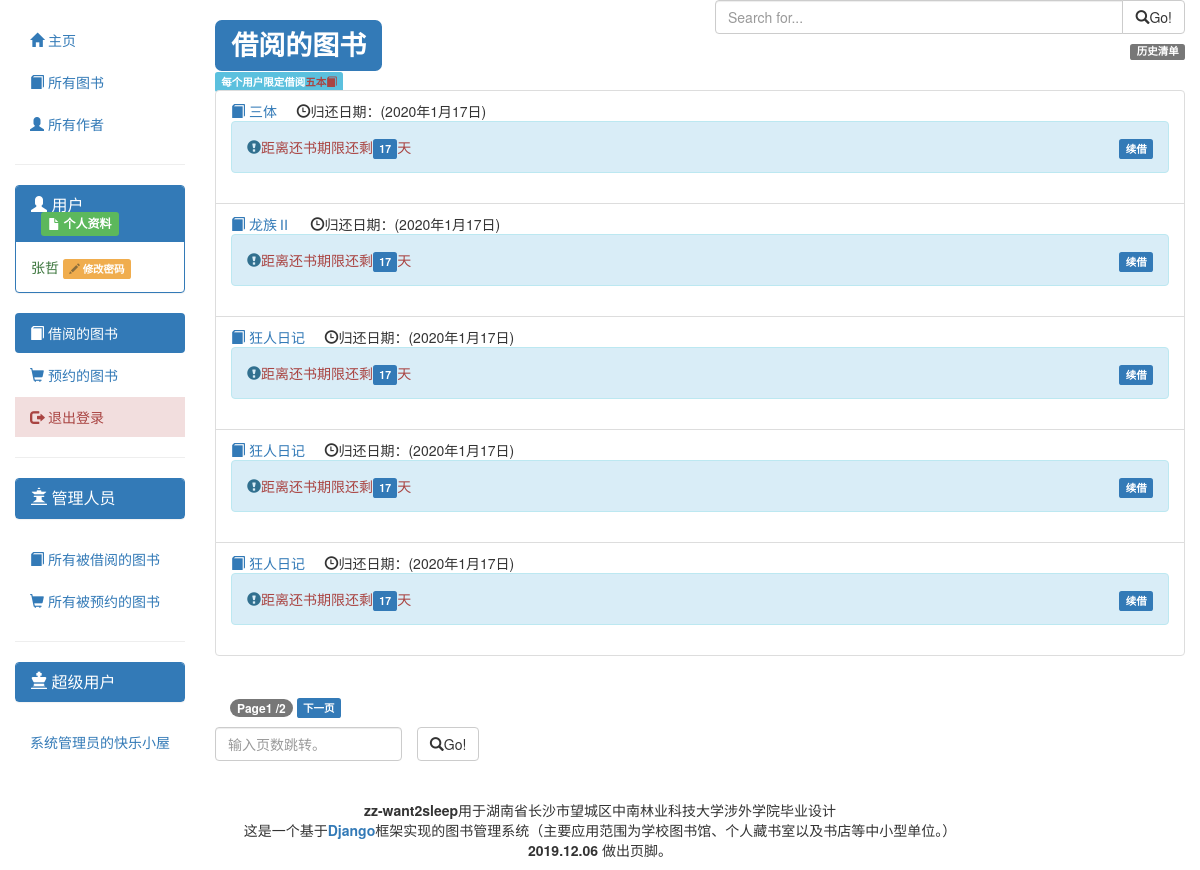
/catalog/mybooks/ (signed in), run on the app's committed database.
### catalog/models.py (models this page shows, shortened)
class BookInstance(models.Model):
    id = models.UUIDField(primary_key=True, default=uuid.uuid4,
                          help_text="Unique ID for this particular book across whole library")
    book = models.ForeignKey('Book', on_delete=models.SET_NULL, null=True)
    imprint = models.CharField(max_length=200)
    due_back = models.DateField(null=True, blank=True)
    appointment_time = models.DateField(null=True, blank=True)
    appointment = models.ForeignKey(
        User, on_delete=models.SET_NULL, null=True, blank=True, related_name='appointment')
    borrower = models.ForeignKey(
        User, on_delete=models.SET_NULL, null=True, blank=True, related_name='borrower')
    LOAN_STATUS = (
        ('m', 'Maintenance'),
        ('o', 'On loan'),
        ('a', 'Available'),
        ('r', 'Reserved'),
    )
    status = models.CharField(max_length=1, choices=LOAN_STATUS,
                              blank=True, default='m', help_text='当前图书副本状态')
    class Meta:
        ordering = ["status"]
        permissions = (("can_mark_returned", "Set book as returned"),)
    @property
    def is_overdue(self):
        if self.due_back and datetime.date.today() > self.due_back:
            return True
        return False
    @property
    def calculate_due_back(self):
        return datetime.date.today().__rsub__(self.due_back).days

class Book(models.Model):
    title = models.CharField(max_length=200)
    author = models.ForeignKey('Author', on_delete=models.SET_NULL, null=True)
    summary = models.TextField(
        max_length=1000, help_text="Enter a brief description of the book")
    isbn = models.CharField(
        'ISBN', max_length=13, help_text='13 Character <a href="https://www.isbn-international.org/content/what-isbn">ISBN number</a>')
    genre = models.ManyToManyField(
        Genre, help_text="elect a genre for this book 按住 ”Control“，或者Mac上的 “Command”，可以选择多个。")
    language = models.ForeignKey(
        'Language', on_delete=models.SET_NULL, null=True)
    pic = models.ImageField('picture', upload_to='BookImage', null=True,
                            blank=True, help_text='上传相应的图片。', default='BookImage/404.png')
    class Meta:
        ordering = ["-title"]
    def display_genre(self):
        """
        create a string for the Genre.This is required to display genre in Admin.
        """
        return ','.join([genre.name for genre in self.genre.all()[:3]])
    display_genre.short_description = 'Genre'
    def display_genre1(self):
        """
        create a string for the Genre.This is required to display genre in Admin.+1
        """
        return ','.join([genre.name for genre in self.genre.all()])
    display_genre1.short_description = 'Genre1'

### catalog/views.py (the view)
# urls.py: path('mybooks/', views.LoanedBooksByUserListView.as_view(), name='my-borrowed'),
class LoanedBooksByUserListView(LoginRequiredMixin, generic.ListView):
    model = BookInstance
    template_name = 'catalog/bookinstance_list_borrowed_user.html'
    paginate_by = 5
    def get_queryset(self):
        return BookInstance.objects.filter(borrower=self.request.user).filter(status__exact='o').order_by('due_back')

### catalog/templates/catalog/bookinstance_list_borrowed_user.html (shortened to what this page needs)
{% extends "base_generic.html" %} {% block content %}
<div class="row">
    <a href="{%url 'catalog:my_history'%}" class="label label-default" style="position:absolute;right:15px;top:44px;">历史清单</a>
        <div class="col-lg-6">
          <div class="input-group">
            <h1 ><span class="label label-primary">借阅的图书          </span>
            </h1>
            <span class="label label-info">每个用户限定借阅<span class="text-danger">五本<span class="text- glyphicon glyphicon-book"></span></span></span>
          </div>
        </div>
        <form class="col-lg-6">
          <div class="input-group">
            <input
              name="borrowerFilter"
              type="text"
              class="form-control borrowerFilter"
              placeholder="Search for..."
            />
            <span class="input-group-btn">
              <button class="btn btn-default borrowerFilter" type="button"><span class="glyphicon glyphicon-search"></span>Go!</button>
            </span>
          </div>
      </div>
{% if bookinstance_list %}
<ul class="list-group">
  {% for bookinst in bookinstance_list %}
  <li class=" list-group-item {% if bookinst.is_overdue %}text-danger  list-group-item-danger{% endif %}">
    <a href="{% url 'catalog:book-detail' bookinst.book.pk %}"
      ><span class="glyphicon glyphicon-book"></span> {{bookinst.book.title}}</a
    > &nbsp;&nbsp;&nbsp;
    <span class="glyphicon glyphicon-time"></span>归还日期：({{ bookinst.due_back }})
    {% if bookinst.is_overdue %}
    <span class="label label-danger">违约</span>
    {% if perms.catalog.can_mark_returned %}<a href="{% url 'catalog:renew-book-librarian' bookinst.id %}" class="text-muted" style=" float: right; "><span class="label label-primary">续借</span></a>
    {% endif %}
    {% else %}
    <div class="alert alert-info" role="alert">
    <span class="glyphicon glyphicon-exclamation-sign"></span><span class="text-danger">距离还书期限还剩</span><span class="label label-primary">{{ bookinst.calculate_due_back }}</span><span class="text-danger">天</span>
    {% if perms.catalog.can_mark_returned %}<a href="{% url 'catalog:renew-book-librarian' bookinst.id %}" class="text-muted" style=" float: right; "><span class="label label-primary">续借</span></a>
    {% endif %}
  </div>
    {% endif %}
  </li>
  {% endfor %}
</ul>
{% endif %} {% endblock %}

### catalog/templates/base_generic.html (shortened to what this page needs)
<!DOCTYPE html>
<html lang="zh-hans">
  <head>
    <link
      rel="stylesheet"
      href="https://cdn.bootcss.com/bootstrap/3.3.7/css/bootstrap.min.css"
    />
    {% load static %}
    <link rel="stylesheet" href="{% static 'catalog/css/styles.css' %}" />
  </head>
  <body>
    <div class="container-fluid">
      <div class="row">
        <div class="col-sm-2">
          {% block sidebar %}
          <ul class="nav nav-pills nav-stacked sidebar-nav sidebar-top">
            <li role="presentation" class="{% if request.path == '/catalog/' %}active{% endif %}">
              <a href="{% url 'catalog:index' %}"><span class="glyphicon glyphicon-home"></span> 主页</a>
            </li>
            <li role="presentation" class="li1 {% if request.path == '/catalog/books/' or request.path|truncatechars:15 == '/catalog/books/' %}active{% endif %}">
              <a href="{% url 'catalog:books' %}"><span class="glyphicon glyphicon-book"></span> 所有图书</a>
            </li>
            <li role="presentation" class="li2 {% if request.path == '/catalog/authors/' or request.path|truncatechars:17 == '/catalog/authors/' %}active{% endif %}">
              <a href="{% url 'catalog:authors' %}"><span class="glyphicon glyphicon-user"></span> 所有作者</a>
            </li>
          </ul>
          {% endblock %}
          {% block userinterface %}
          <hr>
          <ul class="nav nav-pills nav-stacked sidebar-nav">
              {% if user.is_authenticated %}
              <li role="presentation">
                    <div class="panel panel-primary">
                        <div class="panel-heading">
                          <h3 class="panel-title">
                              <span class="glyphicon glyphicon-user"></span> 用户<a href="{% url 'catalog:user_profile' user.pk%}" style="margin-left:10px;"><span class="label label-success"><span class="glyphicon glyphicon-file"></span> 个人资料</span></a></h3>
                        </div>
                        <div class="panel-body text-success">
                            {{ user.get_username }}
                            <a href="{% url 'catalog:password_change'%}" ><span class="label label-warning"><span class="glyphicon glyphicon-pencil text-warning"></span> 修改密码</span></a>
                        </div>
                      </div>
              </li>
              <li role="presentation" class="{% if request.path == '/catalog/mybooks/' or request.path|truncatechars:19 == '/catalog/mybooks/s/'%}active{% endif %}"><a href="{% url 'catalog:my-borrowed' %}"><span class="glyphicon glyphicon-book"></span> 借阅的图书</a></li>
              {%if user.email%}
              <li role="presentation" class=""><a href="{% url 'catalog:my-appointment' %}"><span class="glyphicon glyphicon-shopping-cart"></span> 预约的图书</a></li>
              {%endif%}
              <li role="presentation" class="bg-danger" ><a href="{% url 'logout'%}?next={{request.path}}"><span class="text-danger"><span class="glyphicon glyphicon-log-out"></span> 退出登录</span></a></li>
            {% else %}
              <li role="presentation" class="bg-info"><a href="{% url 'login'%}?next={{request.path}}"><span class="text-primary"><span class="glyphicon glyphicon-log-in"></span> 账号登录</span></a></li>
            {% endif %}
          </ul>
          <hr>
          <ul class="nav nav-pills nav-stacked sidebar-nav">
              {% if user.is_authenticated %}
              <li role="presentation">
                  <div class="panel panel-primary {% if not perms.catalog.can_mark_returned %}hidden{% endif %}">
                      <div class="panel-heading">
                        <h3 class="panel-title">
                          <span class="glyphicon glyphicon-queen"></span> 管理人员</h3>
                      </div>
                    </div>
              </li>
              {% endif %}
              {% if perms.catalog.can_mark_returned %}
              <li role="presentation" class=""><a href="{% url 'catalog:all-borrowed' %}"><span class="glyphicon glyphicon-book"></span> 所有被借阅的图书</a></li>
              {%endif%}
              {%if perms.catalog.can_mark_returned and user.email %}
              <li role="presentation" class=""><a href="{% url 'catalog:all-appointment'%}"><span class="glyphicon glyphicon-shopping-cart"></span> 所有被预约的图书</a></li>
              {% endif %}
          </ul>
          {% if user.is_authenticated and perms.catalog.can_mark_returned and user.is_staff %}
          <hr>
          <ul class="nav nav-pills nav-stacked sidebar-nav">
              <li role="presentation">
                  <div class="panel panel-primary {% if not perms.catalog.can_mark_returned %}hidden{% endif %}">
                      <div class="panel-heading">
                        <h3 class="panel-title">
                          <span class="glyphicon glyphicon-king"></span> 超级用户</h3>
                      </div>
                    </div>
                  </li>
                  <li role="presentation" class="{% if request.path == '/admin/' %}active{% endif %}"><a href="/admin/">系统管理员的快乐小屋</a></li>
                </ul>
                {% endif %}
        </div>
        {% endblock %}
        <div class="col-sm-10">
          {% block content %}{% endblock %}
          {% block pagination %} {% if is_paginated %}
          <div class="pagination row">
            <div class="col-sm-12" style="margin-bottom:10px;">
            <span class="page-links">
              <span class="badge text-danger"
                  >Page{{ page_obj.number }}
                  /{{ page_obj.paginator.num_pages }}</span
                >
              </span>
              {% if page_obj.has_next %}
              <a href="{{ request.path }}?page={{ page_obj.next_page_number }}"
                ><span class="label label-primary">下一页</span></a
              >
              {% endif %}
          </div>
          <form class="navbar-form navbar-left" role="search">
              <div class="form-group">
                  <div class="row">
                      <div class="col-sm-8" style="padding-right:0">
                <input type="text" id="paginator"
                name="page" class="form-control" placeholder="输入页数跳转。">
              </div>
              <div class="col-sm-4" style="padding-left: 15px;">
              <button type="submit" class="btn btn-default pagination1"><span class="glyphicon glyphicon-search"></span>Go!</button>
              </div>
              </div>
            </div>
            </form>
          </div>
        </div>
          {% endif %} {% endblock %}
        </div>
      </div>
      {%block footer%}
            <div class="footer">
                        <p style="
                          display: block;
                          margin-left: auto;
                          margin-right: auto;
                          text-align: center;
                        ">
                        <strong>zz-want2sleep</strong>用于湖南省长沙市望城区中南林业科技大学涉外学院毕业设计<br/>
                          这是一个基于<a href="https://www.djangoproject.com"><strong >Django</strong></a>框架实现的图书管理系统（主要应用范围为学校图书馆、个人藏书室以及书店等中小型单位。）<br/>
                          <strong>2019.12.06 </strong>做出页脚。</p>
                  </div>
        {% endblock %}
  </body>
</html>

### catalog/static/catalog/css/styles.css (style rules this page uses)
.sidebar-nav { margin-top: 20px; padding: 0; list-style: none; }

### catalog/templates/base_generic.html (style rules this page uses)
a,a:link,a:visited { text-decoration: none; }

### data on the page
BookInstance: book "三体", due_back "2020年1月17日", calculate_due_back "17"
BookInstance: book "龙族Ⅱ", due_back "2020年1月17日", calculate_due_back "17"
BookInstance: book "狂人日记", due_back "2020年1月17日", calculate_due_back "17"
BookInstance: book "狂人日记", due_back "2020年1月17日", calculate_due_back "17"
BookInstance: book "狂人日记", due_back "2020年1月17日", calculate_due_back "17"

### other printed values
{{ user.get_username }} "张哲"
{{ page_obj.number }} "1"
{{ page_obj.paginator.num_pages }} "2"
